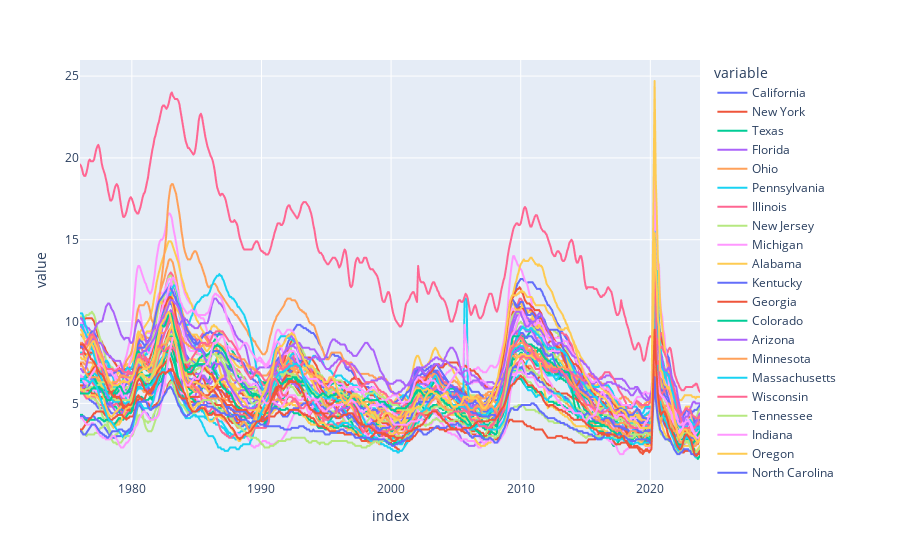

Write notebook code for a chart like this one.
### Code cell
# Plot States Unemployment Rate
px.line(uemp_states)

### Figure 1 — Plotly figure (JSON) as saved in the notebook; plotly's stock layout.template omitted (floating-point values rounded to 4 significant figures; data arrays with more than 128 entries replaced by an {"elided": "..."} marker saying what was removed)
{"data": [{"hovertemplate": "variable=California<br>index=%{x}<br>value=%{y}<extra></extra>", "legendgroup": "California", "line": {"color": "#636efa", "dash": "solid"}, "marker": {"symbol": "circle"}, "mode": "lines", "name": "California", "showlegend": true, "type": "scattergl", "x": {"elided": "573 str values"}, "xaxis": "x", "y": {"elided": "573 float values"}, "yaxis": "y"}, {"hovertemplate": "variable=New York<br>index=%{x}<br>value=%{y}<extra></extra>", "legendgroup": "New York", "line": {"color": "#EF553B", "dash": "solid"}, "marker": {"symbol": "circle"}, "mode": "lines", "name": "New York", "showlegend": true, "type": "scattergl", "x": {"elided": "573 str values"}, "xaxis": "x", "y": {"elided": "573 float values"}, "yaxis": "y"}, {"hovertemplate": "variable=Texas<br>index=%{x}<br>value=%{y}<extra></extra>", "legendgroup": "Texas", "line": {"color": "#00cc96", "dash": "solid"}, "marker": {"symbol": "circle"}, "mode": "lines", "name": "Texas", "showlegend": true, "type": "scattergl", "x": {"elided": "573 str values"}, "xaxis": "x", "y": {"elided": "573 float values"}, "yaxis": "y"}, {"hovertemplate": "variable=Florida<br>index=%{x}<br>value=%{y}<extra></extra>", "legendgroup": "Florida", "line": {"color": "#ab63fa", "dash": "solid"}, "marker": {"symbol": "circle"}, "mode": "lines", "name": "Florida", "showlegend": true, "type": "scattergl", "x": {"elided": "573 str values"}, "xaxis": "x", "y": {"elided": "573 float values"}, "yaxis": "y"}, {"hovertemplate": "variable=Ohio<br>index=%{x}<br>value=%{y}<extra></extra>", "legendgroup": "Ohio", "line": {"color": "#FFA15A", "dash": "solid"}, "marker": {"symbol": "circle"}, "mode": "lines", "name": "Ohio", "showlegend": true, "type": "scattergl", "x": {"elided": "573 str values"}, "xaxis": "x", "y": {"elided": "573 float values"}, "yaxis": "y"}, {"hovertemplate": "variable=Pennsylvania<br>index=%{x}<br>value=%{y}<extra></extra>", "legendgroup": "Pennsylvania", "line": {"color": "#19d3f3", "dash": "solid"}, "marker": {"symbol": "circle"}, "mode": "lines", "name": "Pennsylvania", "showlegend": true, "type": "scattergl", "x": {"elided": "573 str values"}, "xaxis": "x", "y": {"elided": "573 float values"}, "yaxis": "y"}, {"hovertemplate": "variable=Illinois<br>index=%{x}<br>value=%{y}<extra></extra>", "legendgroup": "Illinois", "line": {"color": "#FF6692", "dash": "solid"}, "marker": {"symbol": "circle"}, "mode": "lines", "name": "Illinois", "showlegend": true, "type": "scattergl", "x": {"elided": "573 str values"}, "xaxis": "x", "y": {"elided": "573 float values"}, "yaxis": "y"}, {"hovertemplate": "variable=New Jersey<br>index=%{x}<br>value=%{y}<extra></extra>", "legendgroup": "New Jersey", "line": {"color": "#B6E880", "dash": "solid"}, "marker": {"symbol": "circle"}, "mode": "lines", "name": "New Jersey", "showlegend": true, "type": "scattergl", "x": {"elided": "573 str values"}, "xaxis": "x", "y": {"elided": "573 float values"}, "yaxis": "y"}, {"hovertemplate": "variable=Michigan<br>index=%{x}<br>value=%{y}<extra></extra>", "legendgroup": "Michigan", "line": {"color": "#FF97FF", "dash": "solid"}, "marker": {"symbol": "circle"}, "mode": "lines", "name": "Michigan", "showlegend": true, "type": "scattergl", "x": {"elided": "573 str values"}, "xaxis": "x", "y": {"elided": "573 float values"}, "yaxis": "y"}, {"hovertemplate": "variable=Alabama<br>index=%{x}<br>value=%{y}<extra></extra>", "legendgroup": "Alabama", "line": {"color": "#FECB52", "dash": "solid"}, "marker": {"symbol": "circle"}, "mode": "lines", "name": "Alabama", "showlegend": true, "type": "scattergl", "x": {"elided": "573 str values"}, "xaxis": "x", "y": {"elided": "573 float values"}, "yaxis": "y"}, {"hovertemplate": "variable=Kentucky<br>index=%{x}<br>value=%{y}<extra></extra>", "legendgroup": "Kentucky", "line": {"color": "#636efa", "dash": "solid"}, "marker": {"symbol": "circle"}, "mode": "lines", "name": "Kentucky", "showlegend": true, "type": "scattergl", "x": {"elided": "573 str values"}, "xaxis": "x", "y": {"elided": "573 float values"}, "yaxis": "y"}, {"hovertemplate": "variable=Georgia<br>index=%{x}<br>value=%{y}<extra></extra>", "legendgroup": "Georgia", "line": {"color": "#EF553B", "dash": "solid"}, "marker": {"symbol": "circle"}, "mode": "lines", "name": "Georgia", "showlegend": true, "type": "scattergl", "x": {"elided": "573 str values"}, "xaxis": "x", "y": {"elided": "573 float values"}, "yaxis": "y"}, {"hovertemplate": "variable=Colorado<br>index=%{x}<br>value=%{y}<extra></extra>", "legendgroup": "Colorado", "line": {"color": "#00cc96", "dash": "solid"}, "marker": {"symbol": "circle"}, "mode": "lines", "name": "Colorado", "showlegend": true, "type": "scattergl", "x": {"elided": "573 str values"}, "xaxis": "x", "y": {"elided": "573 float values"}, "yaxis": "y"}, {"hovertemplate": "variable=Arizona<br>index=%{x}<br>value=%{y}<extra></extra>", "legendgroup": "Arizona", "line": {"color": "#ab63fa", "dash": "solid"}, "marker": {"symbol": "circle"}, "mode": "lines", "name": "Arizona", "showlegend": true, "type": "scattergl", "x": {"elided": "573 str values"}, "xaxis": "x", "y": {"elided": "573 float values"}, "yaxis": "y"}, {"hovertemplate": "variable=Minnesota<br>index=%{x}<br>value=%{y}<extra></extra>", "legendgroup": "Minnesota", "line": {"color": "#FFA15A", "dash": "solid"}, "marker": {"symbol": "circle"}, "mode": "lines", "name": "Minnesota", "showlegend": true, "type": "scattergl", "x": {"elided": "573 str values"}, "xaxis": "x", "y": {"elided": "573 float values"}, "yaxis": "y"}, {"hovertemplate": "variable=Massachusetts<br>index=%{x}<br>value=%{y}<extra></extra>", "legendgroup": "Massachusetts", "line": {"color": "#19d3f3", "dash": "solid"}, "marker": {"symbol": "circle"}, "mode": "lines", "name": "Massachusetts", "showlegend": true, "type": "scattergl", "x": {"elided": "573 str values"}, "xaxis": "x", "y": {"elided": "573 float values"}, "yaxis": "y"}, {"hovertemplate": "variable=Wisconsin<br>index=%{x}<br>value=%{y}<extra></extra>", "legendgroup": "Wisconsin", "line": {"color": "#FF6692", "dash": "solid"}, "marker": {"symbol": "circle"}, "mode": "lines", "name": "Wisconsin", "showlegend": true, "type": "scattergl", "x": {"elided": "573 str values"}, "xaxis": "x", "y": {"elided": "573 float values"}, "yaxis": "y"}, {"hovertemplate": "variable=Tennessee<br>index=%{x}<br>value=%{y}<extra></extra>", "legendgroup": "Tennessee", "line": {"color": "#B6E880", "dash": "solid"}, "marker": {"symbol": "circle"}, "mode": "lines", "name": "Tennessee", "showlegend": true, "type": "scattergl", "x": {"elided": "573 str values"}, "xaxis": "x", "y": {"elided": "573 float values"}, "yaxis": "y"}, {"hovertemplate": "variable=Indiana<br>index=%{x}<br>value=%{y}<extra></extra>", "legendgroup": "Indiana", "line": {"color": "#FF97FF", "dash": "solid"}, "marker": {"symbol": "circle"}, "mode": "lines", "name": "Indiana", "showlegend": true, "type": "scattergl", "x": {"elided": "573 str values"}, "xaxis": "x", "y": {"elided": "573 float values"}, "yaxis": "y"}, {"hovertemplate": "variable=Oregon<br>index=%{x}<br>value=%{y}<extra></extra>", "legendgroup": "Oregon", "line": {"color": "#FECB52", "dash": "solid"}, "marker": {"symbol": "circle"}, "mode": "lines", "name": "Oregon", "showlegend": true, "type": "scattergl", "x": {"elided": "573 str values"}, "xaxis": "x", "y": {"elided": "573 float values"}, "yaxis": "y"}, {"hovertemplate": "variable=North Carolina<br>index=%{x}<br>value=%{y}<extra></extra>", "legendgroup": "North Carolina", "line": {"color": "#636efa", "dash": "solid"}, "marker": {"symbol": "circle"}, "mode": "lines", "name": "North Carolina", "showlegend": true, "type": "scattergl", "x": {"elided": "573 str values"}, "xaxis": "x", "y": {"elided": "573 float values"}, "yaxis": "y"}, {"hovertemplate": "variable=Virginia<br>index=%{x}<br>value=%{y}<extra></extra>", "legendgroup": "Virginia", "line": {"color": "#EF553B", "dash": "solid"}, "marker": {"symbol": "circle"}, "mode": "lines", "name": "Virginia", "showlegend": true, "type": "scattergl", "x": {"elided": "573 str values"}, "xaxis": "x", "y": {"elided": "573 float values"}, "yaxis": "y"}, {"hovertemplate": "variable=Maryland<br>index=%{x}<br>value=%{y}<extra></extra>", "legendgroup": "Maryland", "line": {"color": "#00cc96", "dash": "solid"}, "marker": {"symbol": "circle"}, "mode": "lines", "name": "Maryland", "showlegend": true, "type": "scattergl", "x": {"elided": "573 str values"}, "xaxis": "x", "y": {"elided": "573 float values"}, "yaxis": "y"}, {"hovertemplate": "variable=Missouri<br>index=%{x}<br>value=%{y}<extra></extra>", "legendgroup": "Missouri", "line": {"color": "#ab63fa", "dash": "solid"}, "marker": {"symbol": "circle"}, "mode": "lines", "name": "Missouri", "showlegend": true, "type": "scattergl", "x": {"elided": "573 str values"}, "xaxis": "x", "y": {"elided": "573 float values"}, "yaxis": "y"}, {"hovertemplate": "variable=West Virginia<br>index=%{x}<br>value=%{y}<extra></extra>", "legendgroup": "West Virginia", "line": {"color": "#FFA15A", "dash": "solid"}, "marker": {"symbol": "circle"}, "mode": "lines", "name": "West Virginia", "showlegend": true, "type": "scattergl", "x": {"elided": "573 str values"}, "xaxis": "x", "y": {"elided": "573 float values"}, "yaxis": "y"}, {"hovertemplate": "variable=Louisiana<br>index=%{x}<br>value=%{y}<extra></extra>", "legendgroup": "Louisiana", "line": {"color": "#19d3f3", "dash": "solid"}, "marker": {"symbol": "circle"}, "mode": "lines", "name": "Louisiana", "showlegend": true, "type": "scattergl", "x": {"elided": "573 str values"}, "xaxis": "x", "y": {"elided": "573 float values"}, "yaxis": "y"}, {"hovertemplate": "variable=Puerto Rico<br>index=%{x}<br>value=%{y}<extra></extra>", "legendgroup": "Puerto Rico", "line": {"color": "#FF6692", "dash": "solid"}, "marker": {"symbol": "circle"}, "mode": "lines", "name": "Puerto Rico", "showlegend": true, "type": "scattergl", "x": {"elided": "573 str values"}, "xaxis": "x", "y": {"elided": "573 float values"}, "yaxis": "y"}, {"hovertemplate": "variable=Oklahoma<br>index=%{x}<br>value=%{y}<extra></extra>", "legendgroup": "Oklahoma", "line": {"color": "#B6E880", "dash": "solid"}, "marker": {"symbol": "circle"}, "mode": "lines", "name": "Oklahoma", "showlegend": true, "type": "scattergl", "x": {"elided": "573 str values"}, "xaxis": "x", "y": {"elided": "573 float values"}, "yaxis": "y"}, {"hovertemplate": "variable=Hawaii<br>index=%{x}<br>value=%{y}<extra></extra>", "legendgroup": "Hawaii", "line": {"color": "#FF97FF", "dash": "solid"}, "marker": {"symbol": "circle"}, "mode": "lines", "name": "Hawaii", "showlegend": true, "type": "scattergl", "x": {"elided": "573 str values"}, "xaxis": "x", "y": {"elided": "573 float values"}, "yaxis": "y"}, {"hovertemplate": "variable=Nevada<br>index=%{x}<br>value=%{y}<extra></extra>", "legendgroup": "Nevada", "line": {"color": "#FECB52", "dash": "solid"}, "marker": {"symbol": "circle"}, "mode": "lines", "name": "Nevada", "showlegend": true, "type": "scattergl", "x": {"elided": "573 str values"}, "xaxis": "x", "y": {"elided": "573 float values"}, "yaxis": "y"}, {"hovertemplate": "variable=Washington<br>index=%{x}<br>value=%{y}<extra></extra>", "legendgroup": "Washington", "line": {"color": "#636efa", "dash": "solid"}, "marker": {"symbol": "circle"}, "mode": "lines", "name": "Washington", "showlegend": true, "type": "scattergl", "x": {"elided": "573 str values"}, "xaxis": "x", "y": {"elided": "573 float values"}, "yaxis": "y"}, {"hovertemplate": "variable=South Carolina<br>index=%{x}<br>value=%{y}<extra></extra>", "legendgroup": "South Carolina", "line": {"color": "#EF553B", "dash": "solid"}, "marker": {"symbol": "circle"}, "mode": "lines", "name": "South Carolina", "showlegend": true, "type": "scattergl", "x": {"elided": "573 str values"}, "xaxis": "x", "y": {"elided": "573 float values"}, "yaxis": "y"}, {"hovertemplate": "variable=Iowa<br>index=%{x}<br>value=%{y}<extra></extra>", "legendgroup": "Iowa", "line": {"color": "#00cc96", "dash": "solid"}, "marker": {"symbol": "circle"}, "mode": "lines", "name": "Iowa", "showlegend": true, "type": "scattergl", "x": {"elided": "573 str values"}, "xaxis": "x", "y": {"elided": "573 float values"}, "yaxis": "y"}, {"hovertemplate": "variable=Alaska<br>index=%{x}<br>value=%{y}<extra></extra>", "legendgroup": "Alaska", "line": {"color": "#ab63fa", "dash": "solid"}, "marker": {"symbol": "circle"}, "mode": "lines", "name": "Alaska", "showlegend": true, "type": "scattergl", "x": {"elided": "573 str values"}, "xaxis": "x", "y": {"elided": "573 float values"}, "yaxis": "y"}, {"hovertemplate": "variable=Arkansas<br>index=%{x}<br>value=%{y}<extra></extra>", "legendgroup": "Arkansas", "line": {"color": "#FFA15A", "dash": "solid"}, "marker": {"symbol": "circle"}, "mode": "lines", "name": "Arkansas", "showlegend": true, "type": "scattergl", "x": {"elided": "573 str values"}, "xaxis": "x", "y": {"elided": "573 float values"}, "yaxis": "y"}, {"hovertemplate": "variable=Connecticut<br>index=%{x}<br>value=%{y}<extra></extra>", "legendgroup": "Connecticut", "line": {"color": "#19d3f3", "dash": "solid"}, "marker": {"symbol": "circle"}, "mode": "lines", "name": "Connecticut", "showlegend": true, "type": "scattergl", "x": {"elided": "573 str values"}, "xaxis": "x", "y": {"elided": "573 float values"}, "yaxis": "y"}, {"hovertemplate": "variable=New Mexico<br>index=%{x}<br>value=%{y}<extra></extra>", "legendgroup": "New Mexico", "line": {"color": "#FF6692", "dash": "solid"}, "marker": {"symbol": "circle"}, "mode": "lines", "name": "New Mexico", "showlegend": true, "type": "scattergl", "x": {"elided": "573 str values"}, "xaxis": "x", "y": {"elided": "573 float values"}, "yaxis": "y"}, {"hovertemplate": "variable=Montana<br>index=%{x}<br>value=%{y}<extra></extra>", "legendgroup": "Montana", "line": {"color": "#B6E880", "dash": "solid"}, "marker": {"symbol": "circle"}, "mode": "lines", "name": "Montana", "showlegend": true, "type": "scattergl", "x": {"elided": "573 str values"}, "xaxis": "x", "y": {"elided": "573 float values"}, "yaxis": "y"}, {"hovertemplate": "variable=Mississippi<br>index=%{x}<br>value=%{y}<extra></extra>", "legendgroup": "Mississippi", "line": {"color": "#FF97FF", "dash": "solid"}, "marker": {"symbol": "circle"}, "mode": "lines", "name": "Mississippi", "showlegend": true, "type": "scattergl", "x": {"elided": "573 str values"}, "xaxis": "x", "y": {"elided": "573 float values"}, "yaxis": "y"}, {"hovertemplate": "variable=Utah<br>index=%{x}<br>value=%{y}<extra></extra>", "legendgroup": "Utah", "line": {"color": "#FECB52", "dash": "solid"}, "marker": {"symbol": "circle"}, "mode": "lines", "name": "Utah", "showlegend": true, "type": "scattergl", "x": {"elided": "573 str values"}, "xaxis": "x", "y": {"elided": "573 float values"}, "yaxis": "y"}, {"hovertemplate": "variable=Kansas<br>index=%{x}<br>value=%{y}<extra></extra>", "legendgroup": "Kansas", "line": {"color": "#636efa", "dash": "solid"}, "marker": {"symbol": "circle"}, "mode": "lines", "name": "Kansas", "showlegend": true, "type": "scattergl", "x": {"elided": "573 str values"}, "xaxis": "x", "y": {"elided": "573 float values"}, "yaxis": "y"}, {"hovertemplate": "variable=North Dakota<br>index=%{x}<br>value=%{y}<extra></extra>", "legendgroup": "North Dakota", "line": {"color": "#EF553B", "dash": "solid"}, "marker": {"symbol": "circle"}, "mode": "lines", "name": "North Dakota", "showlegend": true, "type": "scattergl", "x": {"elided": "573 str values"}, "xaxis": "x", "y": {"elided": "573 float values"}, "yaxis": "y"}, {"hovertemplate": "variable=Idaho<br>index=%{x}<br>value=%{y}<extra></extra>", "legendgroup": "Idaho", "line": {"color": "#00cc96", "dash": "solid"}, "marker": {"symbol": "circle"}, "mode": "lines", "name": "Idaho", "showlegend": true, "type": "scattergl", "x": {"elided": "573 str values"}, "xaxis": "x", "y": {"elided": "573 float values"}, "yaxis": "y"}, {"hovertemplate": "variable=the District of Columbia<br>index=%{x}<br>value=%{y}<extra></extra>", "legendgroup": "the District of Columbia", "line": {"color": "#ab63fa", "dash": "solid"}, "marker": {"symbol": "circle"}, "mode": "lines", "name": "the District of Columbia", "showlegend": true, "type": "scattergl", "x": {"elided": "573 str values"}, "xaxis": "x", "y": {"elided": "573 float values"}, "yaxis": "y"}, {"hovertemplate": "variable=Maine<br>index=%{x}<br>value=%{y}<extra></extra>", "legendgroup": "Maine", "line": {"color": "#FFA15A", "dash": "solid"}, "marker": {"symbol": "circle"}, "mode": "lines", "name": "Maine", "showlegend": true, "type": "scattergl", "x": {"elided": "573 str values"}, "xaxis": "x", "y": {"elided": "573 float values"}, "yaxis": "y"}, {"hovertemplate": "variable=New Hampshire<br>index=%{x}<br>value=%{y}<extra></extra>", "legendgroup": "New Hampshire", "line": {"color": "#19d3f3", "dash": "solid"}, "marker": {"symbol": "circle"}, "mode": "lines", "name": "New Hampshire", "showlegend": true, "type": "scattergl", "x": {"elided": "573 str values"}, "xaxis": "x", "y": {"elided": "573 float values"}, "yaxis": "y"}, {"hovertemplate": "variable=Delaware<br>index=%{x}<br>value=%{y}<extra></extra>", "legendgroup": "Delaware", "line": {"color": "#FF6692", "dash": "solid"}, "marker": {"symbol": "circle"}, "mode": "lines", "name": "Delaware", "showlegend": true, "type": "scattergl", "x": {"elided": "573 str values"}, "xaxis": "x", "y": {"elided": "573 float values"}, "yaxis": "y"}, {"hovertemplate": "variable=Nebraska<br>index=%{x}<br>value=%{y}<extra></extra>", "legendgroup": "Nebraska", "line": {"color": "#B6E880", "dash": "solid"}, "marker": {"symbol": "circle"}, "mode": "lines", "name": "Nebraska", "showlegend": true, "type": "scattergl", "x": {"elided": "573 str values"}, "xaxis": "x", "y": {"elided": "573 float values"}, "yaxis": "y"}, {"hovertemplate": "variable=Wyoming<br>index=%{x}<br>value=%{y}<extra></extra>", "legendgroup": "Wyoming", "line": {"color": "#FF97FF", "dash": "solid"}, "marker": {"symbol": "circle"}, "mode": "lines", "name": "Wyoming", "showlegend": true, "type": "scattergl", "x": {"elided": "573 str values"}, "xaxis": "x", "y": {"elided": "573 float values"}, "yaxis": "y"}, {"hovertemplate": "variable=Rhode Island<br>index=%{x}<br>value=%{y}<extra></extra>", "legendgroup": "Rhode Island", "line": {"color": "#FECB52", "dash": "solid"}, "marker": {"symbol": "circle"}, "mode": "lines", "name": "Rhode Island", "showlegend": true, "type": "scattergl", "x": {"elided": "573 str values"}, "xaxis": "x", "y": {"elided": "573 float values"}, "yaxis": "y"}, {"hovertemplate": "variable=South Dakota<br>index=%{x}<br>value=%{y}<extra></extra>", "legendgroup": "South Dakota", "line": {"color": "#636efa", "dash": "solid"}, "marker": {"symbol": "circle"}, "mode": "lines", "name": "South Dakota", "showlegend": true, "type": "scattergl", "x": {"elided": "573 str values"}, "xaxis": "x", "y": {"elided": "573 float values"}, "yaxis": "y"}, {"hovertemplate": "variable=Vermont<br>index=%{x}<br>value=%{y}<extra></extra>", "legendgroup": "Vermont", "line": {"color": "#EF553B", "dash": "solid"}, "marker": {"symbol": "circle"}, "mode": "lines", "name": "Vermont", "showlegend": true, "type": "scattergl", "x": {"elided": "573 str values"}, "xaxis": "x", "y": {"elided": "573 float values"}, "yaxis": "y"}], "layout": {"legend": {"title": {"text": "variable"}, "tracegroupgap": 0}, "margin": {"t": 60}, "xaxis": {"anchor": "y", "domain": [0, 1], "title": {"text": "index"}}, "yaxis": {"anchor": "x", "domain": [0, 1], "title": {"text": "value"}}}}
